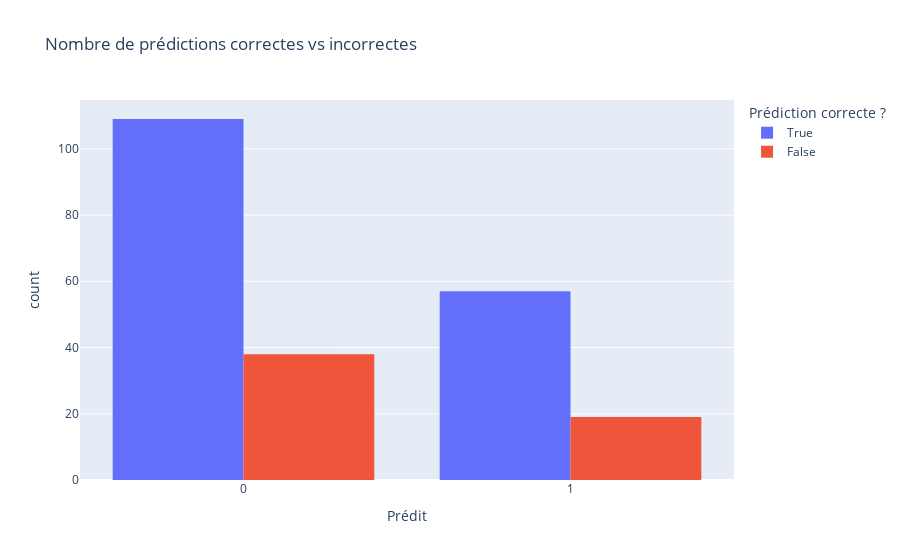

Notebook cell for this chart:
### Code cell
# Visualisation des erreurs (correct ou pas)
fig = px.histogram(comparison, x='Prédit', color='Correct', barmode='group',
                   title='Nombre de prédictions correctes vs incorrectes',
                   labels={'Correct': 'Prédiction correcte ?'})
fig.update_layout(bargap=0.2)
fig.show()

### Figure 1 — Plotly figure (JSON) as saved in the notebook; plotly's stock layout.template omitted (floating-point values rounded to 4 significant figures; data arrays with more than 128 entries replaced by an {"elided": "..."} marker saying what was removed)
{"data": [{"alignmentgroup": "True", "bingroup": "x", "hovertemplate": "Prédiction correcte ?=True<br>Prédit=%{x}<br>count=%{y}<extra></extra>", "legendgroup": "True", "marker": {"color": "#636efa", "pattern": {"shape": ""}}, "name": "True", "offsetgroup": "True", "orientation": "v", "showlegend": true, "type": "histogram", "x": {"elided": "166 int values"}, "xaxis": "x", "yaxis": "y"}, {"alignmentgroup": "True", "bingroup": "x", "hovertemplate": "Prédiction correcte ?=False<br>Prédit=%{x}<br>count=%{y}<extra></extra>", "legendgroup": "False", "marker": {"color": "#EF553B", "pattern": {"shape": ""}}, "name": "False", "offsetgroup": "False", "orientation": "v", "showlegend": true, "type": "histogram", "x": [1, 0, 0, 1, 1, 0, 0, 1, 1, 0, 0, 0, 0, 0, 1, 1, 0, 0, 0, 0, 0, 1, 1, 0, 1, 1, 0, 1, 1, 0, 0, 0, 0, 0, 0, 0, 1, 0, 1, 1, 0, 1, 0, 0, 1, 0, 0, 0, 0, 1, 0, 0, 0, 0, 0, 0, 0], "xaxis": "x", "yaxis": "y"}], "layout": {"bargap": 0.2, "barmode": "group", "legend": {"title": {"text": "Prédiction correcte ?"}, "tracegroupgap": 0}, "title": {"text": "Nombre de prédictions correctes vs incorrectes"}, "xaxis": {"anchor": "y", "domain": [0, 1], "title": {"text": "Prédit"}}, "yaxis": {"anchor": "x", "domain": [0, 1], "title": {"text": "count"}}}}
